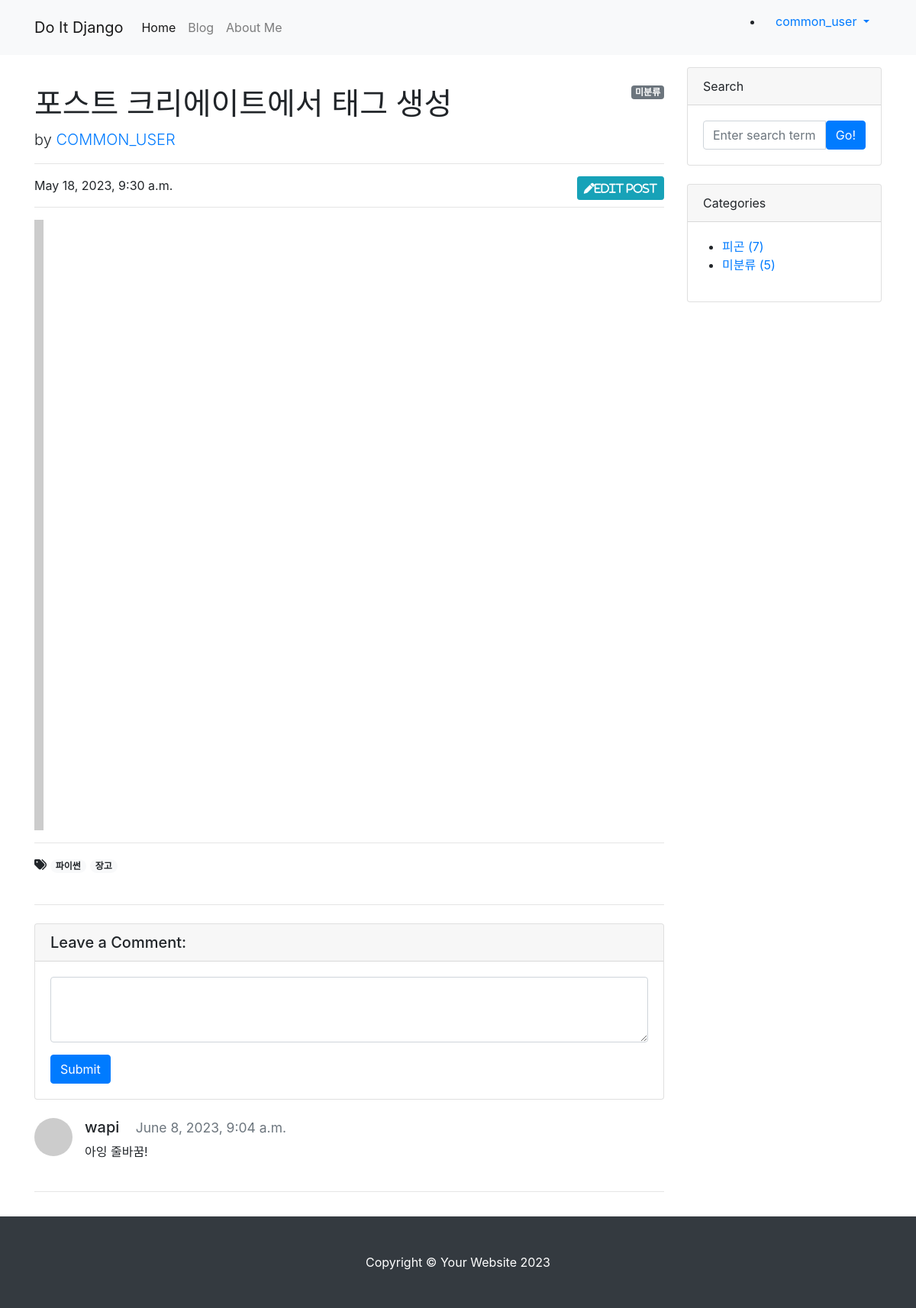
The app's page /blog/12/ (signed in) with its own data.
### blog/models.py (models this page shows, shortened)
class Post(models.Model):
    title = models.CharField(max_length=30)
    hook_text = models.CharField(max_length=100, blank=True)
    content = MarkdownxField()
    head_image = models.ImageField(upload_to='blog/images/%Y/%m/%d/', blank=True)
    file_upload = models.FileField(upload_to='blog/files/%Y/%m/%d/', blank=True)
    created_at = models.DateTimeField(auto_now_add=True)
    updated_at = models.DateTimeField(auto_now=True)
    author = models.ForeignKey(User, null=True, on_delete=models.SET_NULL)
    category = models.ForeignKey(Category, null=True, blank=True, on_delete=models.SET_NULL)
    tags = models.ManyToManyField(Tag, blank=True)
    def get_content_markdown(self):
        return markdown(self.content)

class Tag(models.Model):
    name = models.CharField(max_length=50)
    slug = models.SlugField(max_length=200, unique=True, allow_unicode=True)
    def __str__(self):
        return self.name
    def get_absolute_url(self): # get_absolute_url -> URL을 반환하는 메서드
        return f'/blog/tag/{self.slug}/'

class Comment(models.Model):
    post = models.ForeignKey(Post, on_delete=models.CASCADE)
    author = models.ForeignKey(User, on_delete=models.CASCADE)
    content = models.TextField() # content 필드 -> TextField 클래스(긴 텍스트를 저장할 수 있는 필드)
    created_at = models.DateTimeField(auto_now_add=True)
    modified_at = models.DateTimeField(auto_now=True)

class Category(models.Model):
    name = models.CharField(max_length=50)
    slug = models.SlugField(max_length=200, unique=True, allow_unicode=True)
    def __str__(self):
        return self.name
    def get_absolute_url(self): # get_absolute_url -> URL을 반환하는 메서드
        return f'/blog/category/{self.slug}/'
    class Meta:
        verbose_name_plural = 'categories'

### blog/views.py (the view)
# urls.py: path('<int:pk>/', views.PostDetail.as_view()),
class PostDetail(DetailView):
    model = Post # Post 모델에 대한 개별 페이지 생성
    def get_context_data(self, **kwargs):
        context = super(PostDetail, self).get_context_data()
        context["categories"] = Category.objects.all()
        context['no_category_post_count'] = Post.objects.filter(category=None).count()
        return context

### blog/templates/blog/post_detail.html (shortened to what this page needs)
{% extends 'blog/base.html' %}
{% block main_area %}
  <div id="post-area">
    {% if post.category %}
      <span class="badge badge-secondary float-right">{{ post.category }}</span>
    {% else %}
      <span class="badge badge-secondary float-right">미분류</span>
    {% endif %}
      <h1 class="mt-4">{{ post.title }}</h1>
      <p class="lead">
        by
        <a href="#">{{ post.author | upper }}</a>
      </p>
      <hr>
      {% if user.is_authenticated and user == post.author %}
        <a class="btn btn-info btn-sm float-right" href="/blog/update_post/{{ post.pk }}" role="button">
          <i class="fas fa-pen">Edit Post</i>
        </a>
        {% endif %}
      <p>{{ post.created_at }}</p>
      <hr>
      {% if post.head_image %}
        <img class="img-fluid rounded" src="{{ post.head_image.url }}" alt="{{ post.title }} head_image">
      {% else %}
        <img src="https://picsum.photos/seed/{{ post.id }}/800/200" alt="random_image">
      {% endif %}
        <hr>
      {% if post.tags.exists %}
        <i class="fas fa-tags"></i>
        {% for tag in post.tags.iterator %}
            <a href="{{ tag.get_absolute_url }}"><span class="badge badge-pill badge-light">{{ tag }}</span></a>
        {% endfor %}
        <br />
        <br />
      {% endif %}
    <hr>
    </div>
    <div id="comment-area">
      <div class="card my-4">
        <h5 class="card-header">Leave a Comment:</h5>
        <div class="card-body">
          <form>
            <div class="form-group">
              <textarea textarea class="form-control" rows="3"></textarea>
            </div>
            <button type="submit" class="btn btn-primary">Submit</button>
          </form>
        </div>
      </div>
      {% if post.comment_set.exists %}
        {% for comment in post.comment_set.iterator %}
          <div class="media mb-4" id="comment-{{ comment.pk }}">
            <img class="d-flex mr-3 rounded-circle" src="http://placehold.it/50x50" alt="">
            <div class="media-body">
              <h5 class="mt-0">
                {{ comment.author.username }} &nbsp;&nbsp;
                <small class="text-muted">
                  {{ comment.created_at }}
                </small>
              </h5>
              <p>
                {{ comment.content }}
              </p>
            </div>
          </div>
        {% endfor %}
      {% endif %}
    </div>
    <hr/>
{% endblock %}

### blog/templates/blog/base.html (shortened to what this page needs)
<!DOCTYPE html>
{% load static %}
<html lang="ko">
<html>
    <head>
        <link rel="stylesheet" href="{% static 'blog/bootstrap/bootstrap.min.css' %}" media="screen">
    </head>
    <body>
        {% include 'blog/navbar.html' %}
        <div class="container my-3">
            <div class="row">
                <div class="col-md-8 col-lg-9" id="main-area">
                   {% block main_area %}
                   {% endblock %}
                </div>
                <div class="col-md-4 col-lg-3">
                    <div class="card mb-4">
                        <div class="card-header">Search</div>
                        <div class="card-body">
                            <div class="input-group">
                                <input class="form-control" type="text" placeholder="Enter search term..." aria-label="Enter search term..." aria-describedby="button-search" />
                                <button class="btn btn-primary" id="button-search" type="button">Go!</button>
                            </div>
                        </div>
                    </div>
                    <div class="card mb-4" id="categories-card">
                        <div class="card-header">Categories</div>
                        <div class="card-body">
                            <div class="row">
                                <ul>
                                    {% for category in categories %}
                                    <li><a href="{{ category.get_absolute_url }}"> {{ category }} ({{category.post_set.count }})</a></li>
                                    {% endfor %}
                                    <li><a href="/blog/category/no_category/">미분류 ({{ no_category_post_count }})</a></li>
                                </ul>
                            </div>
                        </div>
                    </div>
                </div>
            </div>
        </div>
        {% include 'blog/footer.html' %}
    </body>
</html>

### blog/templates/blog/navbar.html (shortened to what this page needs)
{% load socialaccount %}
<nav class="navbar navbar-expand-lg navbar-light bg-light">
    <div class="container">
        <a class="navbar-brand" href="/">Do It Django</a>
        <div class="collapse navbar-collapse" id="navbarNavDropdown">
            <ul class="navbar-nav">
                <li class="nav-item active">
                    <a class="nav-link" href="/">Home</a>
                </li>
                <li class="nav-item">
                    <a class="nav-link" href="/blog/">Blog</a>
                </li>
                <li class="nav-item">
                    <a class="nav-link" href="/about_me/">About Me</a>
                </li>
            </ul>
            <ul class="nabvar-nav ml-auto">
                {% if user.is_authenticated %}
                    <li class="nav-item dropdown">
                        <a class="nav-link dropdown-toggle" href="#" id="navbarDropdownMenuLink" role="button" data-toggle="dropdown" aria-haspopup="true" aria-expanded="false">
                            {{ user.username }}
                        </a>
                    </li>
                {% else %}
                    <li class="nav-item">
                        <a class="nav-link" href="#" data-toggle="modal" data-target="#loginModal">Log In</a>
                    </li>
                {% endif %}
            </ul>
        </div>
    </div>
</nav>

### records on screen
Post: title "포스트 크리에이트에서 태그 생성", author "COMMON_USER", created_at "May 18, 2023, 9:30 a.m."
Tag: name "파이썬"
Tag: name "장고"
Comment: author.username "wapi", created_at "June 8, 2023, 9:04 a.m.", content "아잉 줄바꿈!"
Category: name "피곤", post_set.count "7"

### other values on screen
{{ user.username }} "common_user"
{{ no_category_post_count }} "5"
